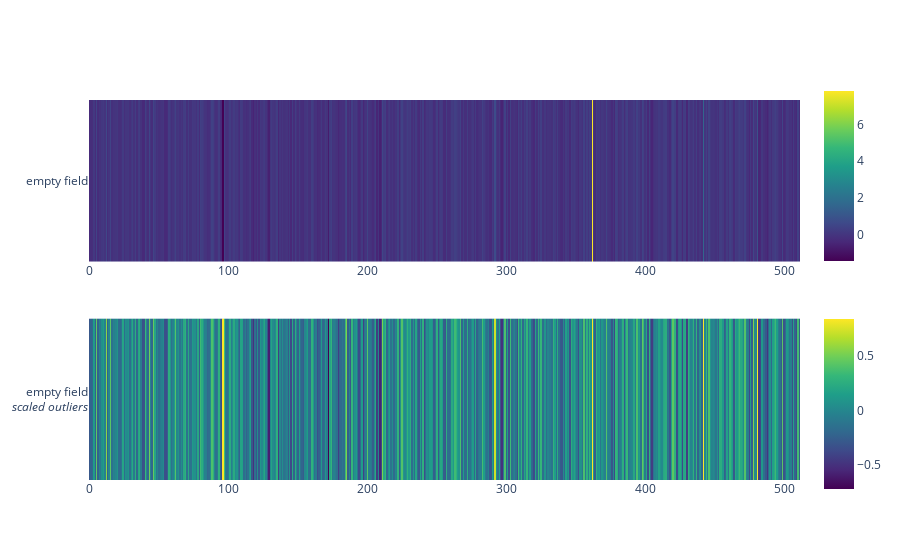

This figure's notebook cell:
### Code cell
add_new_text_and_plot("empty field").show()

### Figure 1 — Plotly figure (JSON) as saved in the notebook; plotly's stock layout.template omitted (floating-point values rounded to 4 significant figures; data arrays with more than 128 entries replaced by an {"elided": "..."} marker saying what was removed)
{"data": [{"colorbar": {"len": 0.5, "y": 0.8}, "colorscale": [[0.0, "#440154"], [0.1111, "#482878"], [0.2222, "#3e4989"], [0.3333, "#31688e"], [0.4444, "#26828e"], [0.5556, "#1f9e89"], [0.6667, "#35b779"], [0.7778, "#6ece58"], [0.8889, "#b5de2b"], [1.0, "#fde725"]], "x": {"elided": "512 int values"}, "y": ["empty field"], "z": {"elided": "1x512 float values"}, "type": "heatmap", "xaxis": "x", "yaxis": "y"}, {"colorbar": {"len": 0.5, "y": 0.2}, "colorscale": [[0.0, "#440154"], [0.1111, "#482878"], [0.2222, "#3e4989"], [0.3333, "#31688e"], [0.4444, "#26828e"], [0.5556, "#1f9e89"], [0.6667, "#35b779"], [0.7778, "#6ece58"], [0.8889, "#b5de2b"], [1.0, "#fde725"]], "x": {"elided": "512 int values"}, "y": ["empty field<br><i>scaled outliers</i>"], "z": {"elided": "1x512 float values"}, "type": "heatmap", "xaxis": "x2", "yaxis": "y2"}], "layout": {"xaxis": {"anchor": "y", "domain": [0.0, 1.0]}, "yaxis": {"anchor": "x", "domain": [0.575, 1.0]}, "xaxis2": {"anchor": "y2", "domain": [0.0, 1.0]}, "yaxis2": {"anchor": "x2", "domain": [0.0, 0.425]}}}
